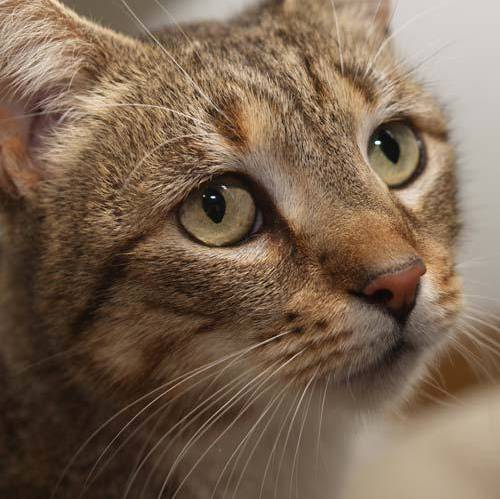
#> input picture cat.jpg, 500 x 499 px
$ python translation.py --image ../cat.jpg
#> lines starting #> are read from the running program, lines starting #| are printed output that depends on the picture
import numpy as np
import cv2
import argparse
import imutils

ap = argparse.ArgumentParser()
ap.add_argument("-i", "--image", required=True, help="Path to the image")
args = vars(ap.parse_args())

image = cv2.imread(args["image"])
#> image is the input picture: shape (499, 500, 3); mean B, G, R 81.1, 100.7, 122.3
cv2.imshow("Original", image)

shifted = imutils.translate(image, 0, 100)
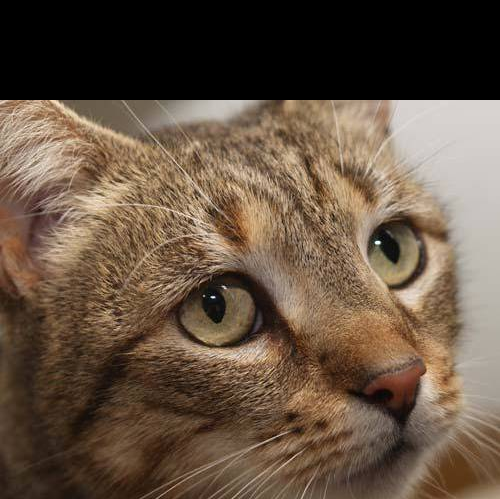
#> shifted: shape (499, 500, 3); mean B, G, R 66.8, 83.2, 101.4
cv2.imshow("Shifted Down and Right", shifted)
M = np.float32([[1, 0, -50], [0, 1, -90]])
shifted = cv2.warpAffine(image, M, (image.shape[1], image.shape
[0]))
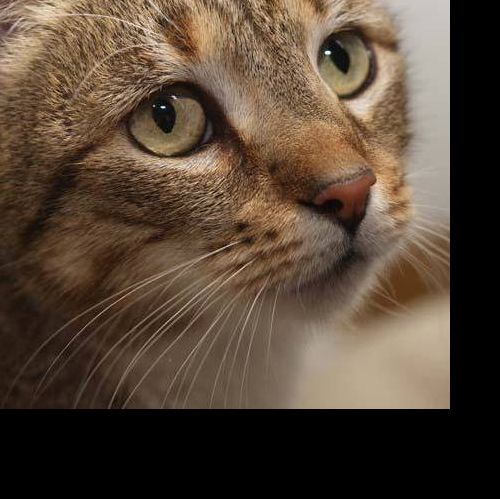
#> shifted: shape (499, 500, 3); mean B, G, R 55.4, 70.2, 86.4
cv2.imshow("Shifted Up and Left", shifted)
cv2.waitKey(0)
